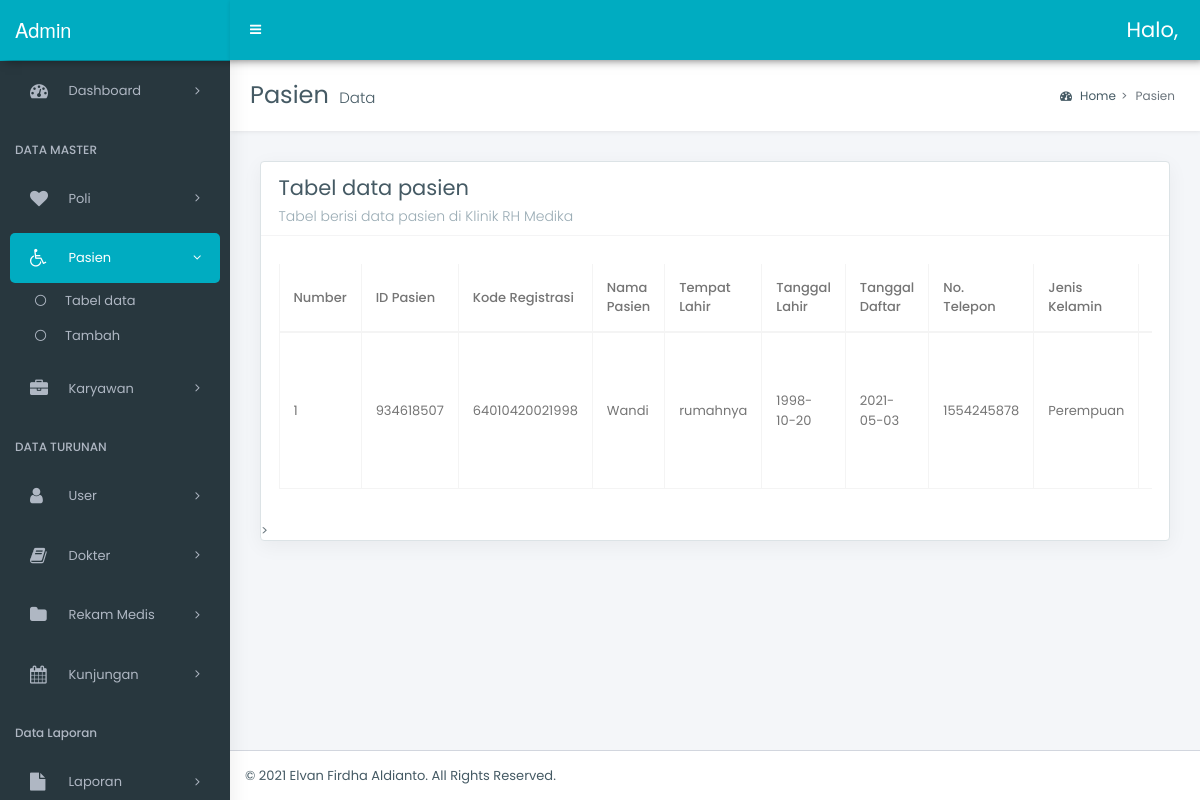
Page /admin/pasien/data.php on the committed database.
### tables this page shows
CREATE TABLE `pasien` (
  `id_pasien` int(9) NOT NULL,
  `nm_pasien` varchar(50) NOT NULL,
  `kd_registrasi` text NOT NULL,
  `jen_kelamin` enum('1','2') NOT NULL,
  `jalur` enum('1','2','3','4') NOT NULL,
  `alamatp` text NOT NULL,
  `tempat_lahirp` varchar(20) NOT NULL,
  `tgl_lahirp` date NOT NULL,
  `telp_pasien` varchar(13) NOT NULL,
  `tgl_daftar` date NOT NULL
);

### admin/pasien/data.php (the view, shortened to what this page needs)
<?php require_once '../../config/connect.php'; ?>
<!DOCTYPE html>
<html lang="en">
<head>
    <link rel="stylesheet" href="../../style/bootstrap.min.css">
    <link rel="stylesheet" href="../../style/bootstrap-extend.css">
    <link rel="stylesheet" href="../../style/master_style.css">
    <link rel="stylesheet" href="../../style/_all-skins.css">
    <link rel="stylesheet" href="../../assets/datatable/datatables.min.css">
</head>
<body class="hold-transition skin-green sidebar-mini">
    <div class="wrapper">
        <?php include_once('navbar.php'); ?>
        <?php include_once('sidebar.php'); ?>
        <div class="content-wrapper">
            <section class="content-header">
                <h1>
                    Pasien
                    <small>Data</small>
                </h1>
                <ol class="breadcrumb">
                    <li class="breadcrumb-item"><a href="#"><i class="fa fa-dashboard"></i> Home</a></li>
                    <li class="breadcrumb-item active">Pasien</li>
                </ol>
            </section>
            <section class="content">
                <div class="row">
                    <div class="col-12">
                        <div class="box">
                            <div class="box-header with-border">
                                <h3 class="box-title">Tabel data pasien</h3>
                                <h6 class="box-subtitle">Tabel berisi data pasien di Klinik RH Medika</h6>
                            </div>
                            <div class="box-body">
                                <div class="table-responsive">
                                    <table id="example6" class="table table-bordered table-hover display nowrap margin-top-10 w-p100">
                                        <thead>
                                            <tr>
                                                <th>Number</th>
                                                <th>ID Pasien</th>
                                                <th>Kode Registrasi</th>
                                                <th>Nama Pasien</th>
                                                <th>Tempat Lahir</th>
                                                <th>Tanggal Lahir</th>
                                                <th>Tanggal Daftar</th>
                                                <th>No. Telepon</th>
                                                <th>Jenis Kelamin</th>
                                                <th>Jalur</th>
                                            </tr>
                                        </thead>
                                        <tbody>
                                            <?php
                                            $q = $connect->query("SELECT * FROM pasien");
                                            $no = 1;
                                            foreach ($q as $dpa) :
                                            ?>
                                                <tr>
                                                    <td><?= $no ?></td>
                                                    <td><?= $dpa['id_pasien'] ?></td>
                                                    <td><?= $dpa['kd_registrasi'] ?></td>
                                                    <td><?= $dpa['nm_pasien'] ?></td>
                                                    <td><?= $dpa['tempat_lahirp'] ?></td>
                                                    <td><?= $dpa['tgl_lahirp'] ?></td>
                                                    <td><?= $dpa['tgl_daftar'] ?></td>
                                                    <td><?= $dpa['telp_pasien'] ?></td>
                                                    <td>
                                                        <?php
                                                        if ($dpa['jen_kelamin'] == '2') {
                                                            echo "Laki-laki";
                                                        } else {
                                                            echo "Perempuan";
                                                        }
                                                        ?>
                                                    </td>
                                                    <td>
                                                    </td>
                                                </tr>
                                            <?php
                                                $no++;
                                            endforeach; ?>
                                        </tbody>
                                    </table>
                                </div>
                            </div>>
                        </div>
                    </div>
                </div>
            </section>
        </div>
        <footer class="main-footer">
            &copy; 2021 <a href="">Elvan Firdha Aldianto</a>. All Rights Reserved.
        </footer>
    </div>
</body>
</html>

### style/_all-skins.css (style rules this page uses)
.skin-green .content-header { background: #fff; }
.skin-green .content { background: #f4f6f9; }
.skin-green .wrapper, .skin-green .main-sidebar, .skin-green .left-side { background-color: #28373e; box-shadow: 1px 0px 20px rgba(0,0,0,0.08); }

### rows in the picture
pasien: id_pasien "934618507", kd_registrasi "64010420021998", nm_pasien "Wandi", tempat_lahirp "rumahnya", tgl_lahirp "1998-10-20", tgl_daftar "2021-05-03", telp_pasien "1554245878", jen_kelamin "Perempuan"
